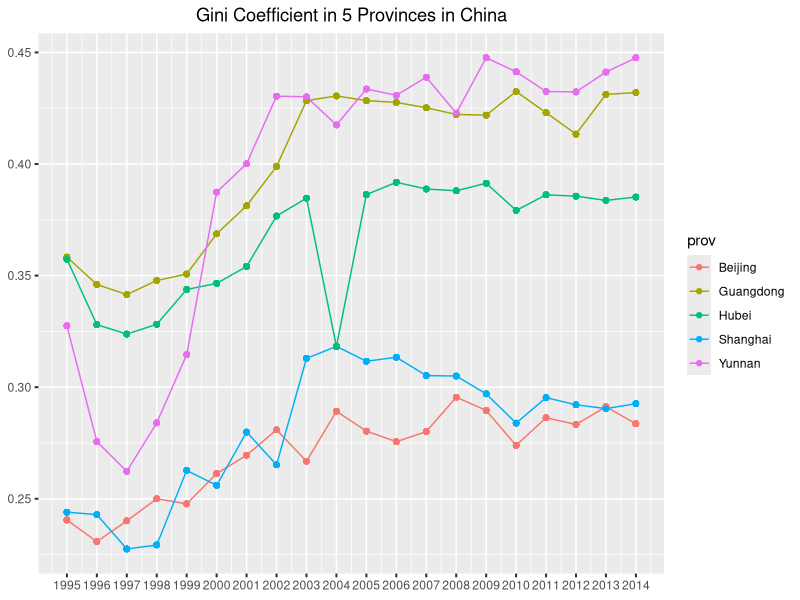
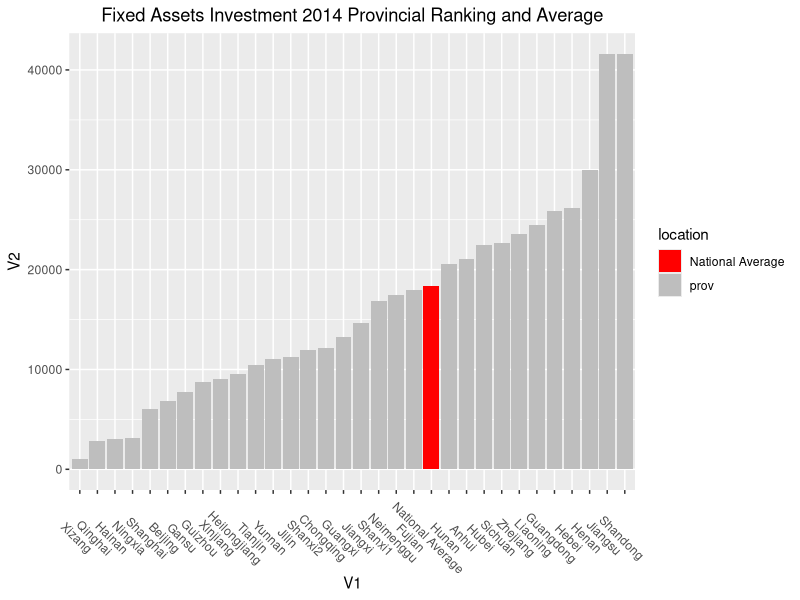
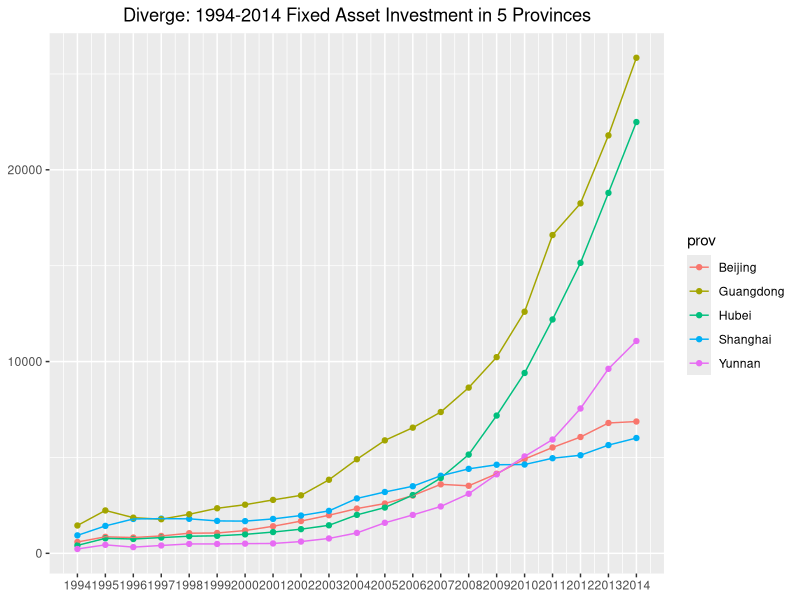
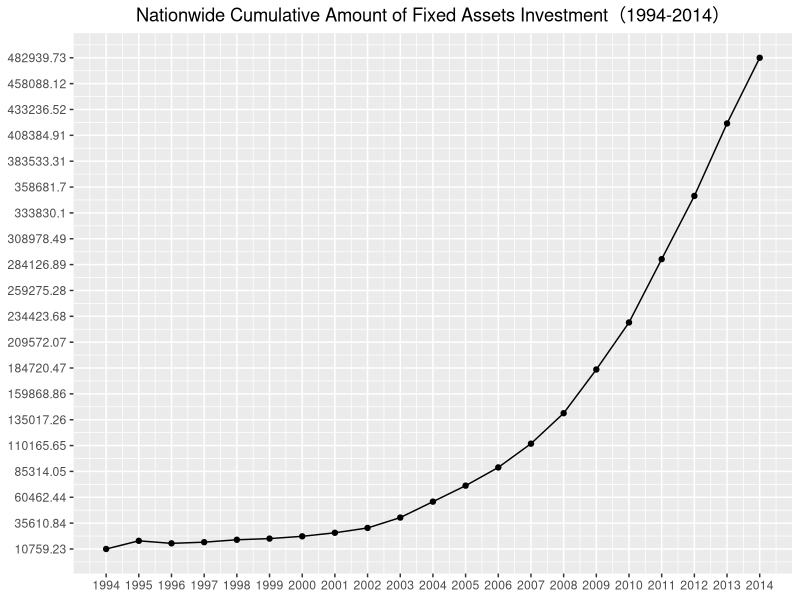
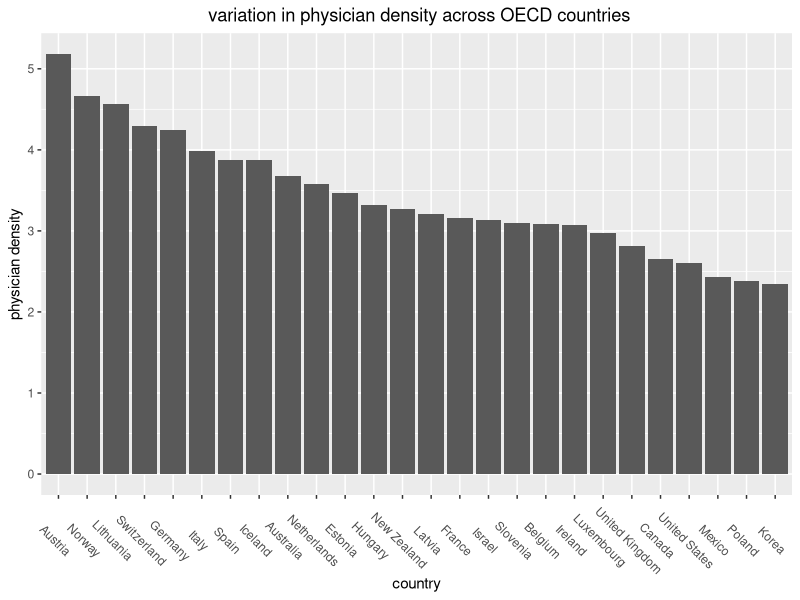
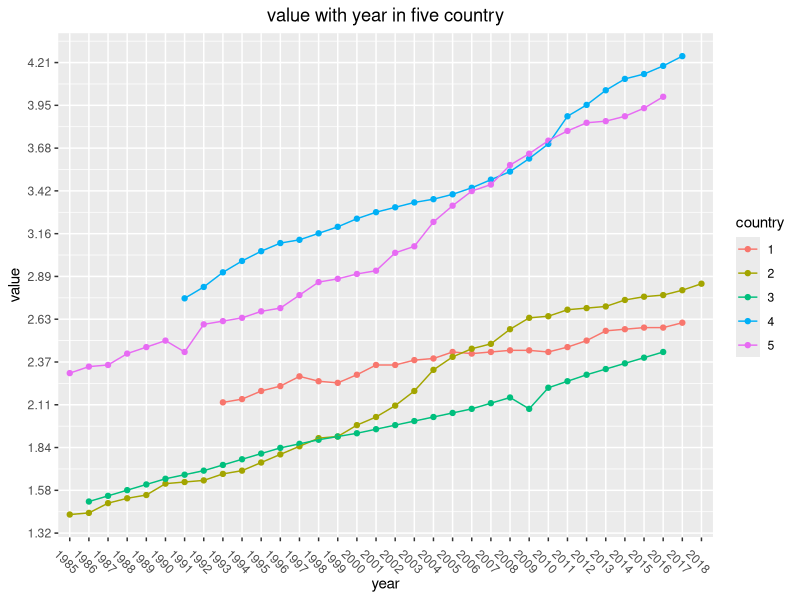
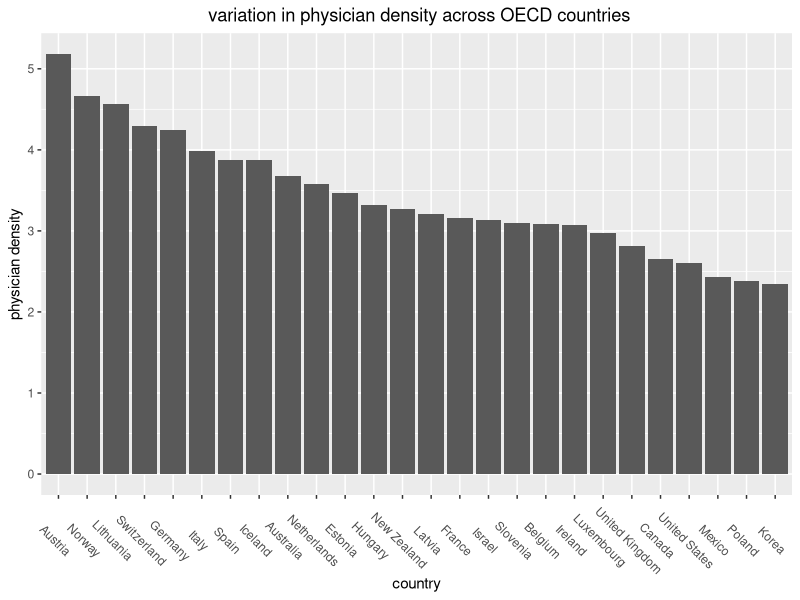
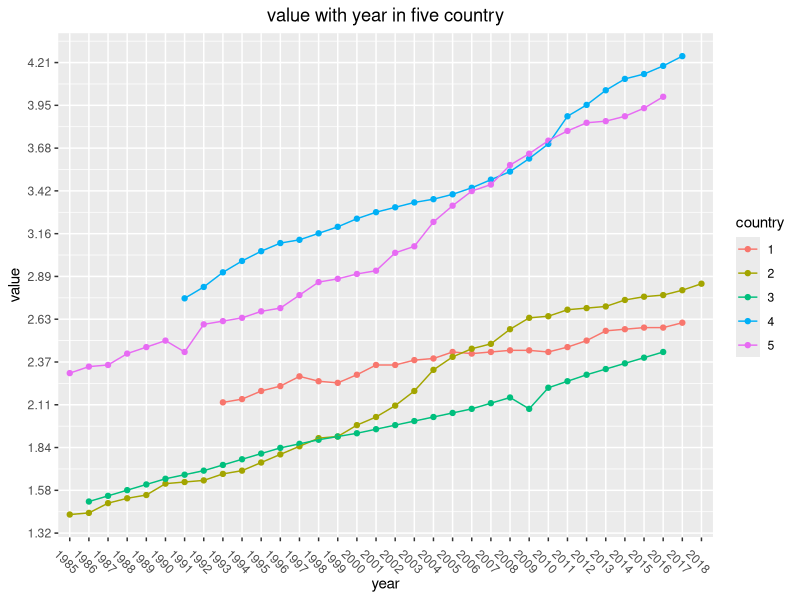

Write R code to recreate these figures, in order.
## ---- chunk 1
library(readxl)
jnxs <- read_xlsx("jnxs.xlsx")
t_jnxs <- as.matrix(jnxs[, -1])
dim(t_jnxs) <- c(100, 1)
year <- rep(c(1995:2014), each = 5, time = 20)
prov <- rep(c("Beijing", "Shanghai","Guangdong", "Hubei","Yunnan"), time = 20)

jnxs_df <- data.frame(jnxs = t_jnxs, year = year, prov = factor(prov))
library(ggplot2)
ggplot(data = jnxs_df, aes(x = year, y = jnxs, colour = prov)) + geom_line() +geom_point() +
  labs(x = NULL, y = NULL) + 
  scale_x_continuous(breaks = c(1995:2014), labels = c(1995:2014)) +
  theme(plot.subtitle = element_text(vjust = 1), 
    plot.caption = element_text(vjust = 1), 
    axis.ticks = element_line(size = 0.7)) +
  ggtitle("Gini Coefficient in 5 Provinces in China") +
  theme(plot.title = element_text(hjust = 0.5))
## ---- chunk 2
####################################################
gdp <- read.csv("gdp2.csv", header = FALSE)
location <- rep("prov", time = 32)
location[21] <- as.character(gdp$V1[21])
gdp$location <- factor(location)
l_name <- as.character(gdp$V1[order(gdp$V2)])
gdp$V1 <- ordered(gdp$V1, levels = l_name)
ggplot(data=gdp, aes(x=V1, y=V2)) + 
  geom_bar(aes(fill = location),stat="identity") + scale_fill_manual(values=c("red", "gray")) +
  theme(plot.subtitle = element_text(vjust = 1), 
          plot.caption = element_text(vjust = 1), 
          axis.text.x = element_text(angle = -45))+
  ggtitle("Fixed Assets Investment 2014 Provincial Ranking and Average") +
  theme(plot.title = element_text(hjust = 0.5))
## ---- chunk 3
#####################################################################
#fa
fa <- read_xlsx("fa.xlsx")
fa_v <- as.matrix(fa[, -1])
dim(fa_v) <- c(21*5)
prov <- rep(unlist(names(fa)[-1]), each = 21)
year2 <- rep(fa[,1, drop = TRUE], time = 5)
fa_df <- data.frame(fa_v = fa_v, year = year2, prov = factor(prov))


ggplot(data = fa_df, aes(x = year, y = fa_v, colour = prov)) + geom_point() + geom_line() +
  labs(x = NULL, y = NULL) + 
  scale_x_continuous(breaks = c(1994:2014), labels = c(1994:2014)) + 
  ggtitle("Diverge: 1994-2014 Fixed Asset Investment in 5 Provinces") +
  theme(plot.title = element_text(hjust = 0.5))
## ---- chunk 4
############################################################
#qgtj

qgtj <- read_xlsx("qgfx.xlsx")
ggplot(data = qgtj, aes(x = year, y = nature)) + geom_line()+ geom_point() +
  labs(x = NULL, y = NULL) + 
  scale_x_continuous(breaks = c(1994:2014), labels = c(1994:2014)) +
  scale_y_continuous(breaks = seq(from = min(qgtj$nature), to = max(qgtj$nature), length.out = 20),
                     labels = round(seq(from = min(qgtj$nature), to = max(qgtj$nature), length.out = 20), 2)) +
  ggtitle("Nationwide Cumulative Amount of Fixed Assets Investment（1994-2014）") +
  theme(plot.title = element_text(hjust = 0.5))



## ---- chunk 5
library(ggplot2)
library(readxl)
library(tidyverse)
#plot1
aa_data <- read_xlsx("aa_new.xlsx", col_names = FALSE)
colnames(aa_data) <- c("country", "physician_density")

aa_data$country <- factor(aa_data$country, 
                          levels = aa_data$country[order(aa_data$physician_density,
                                                         decreasing = TRUE)])

ggplot(data = aa_data, aes(x = country, y = physician_density)) +
  geom_bar(stat = "identity")  +
  theme(plot.subtitle = element_text(vjust = 1), 
        plot.caption = element_text(vjust = 1), 
        axis.text.x = element_text(angle = -45))+
  ggtitle(" variation in physician density across OECD countries") +
  theme(plot.title = element_text(hjust = 0.5)) +
  ylab("physician density")
  
ggsave("var_pyhsician_density.png", width = 10, height = 5)
## ---- chunk 6

time_trend_data <- read_xlsx("time_trend2.xlsx", )
row.names(time_trend_data) <- time_trend_data[, 1, drop = TRUE]
time_trend_data <- select(time_trend_data, -c("...1"))
value <- as.matrix(time_trend_data)
dim(value) <- ncol(time_trend_data) * nrow(time_trend_data)
country <- rep(rownames(time_trend_data), rep = 34)
year <- rep(colnames(time_trend_data), each = 5)

time_trend_data_new <- data.frame(value = value,
                                  country = factor(country),
                                  year = year)

ggplot(data = time_trend_data_new, aes(x = year, y = value, color = country)) +
  geom_point() +geom_line(aes(group = country))+
  theme(plot.subtitle = element_text(vjust = 1), 
        plot.caption = element_text(vjust = 1), 
        axis.text.x = element_text(angle = -45))+
  ggtitle("value with year in five country") +
  theme(plot.title = element_text(hjust = 0.5)) +
  scale_y_continuous(breaks = seq(from = 0, to = 5, length.out = 20), 
                     labels = round(seq(from = 0, to = 5, length.out = 20), 2))

ggsave("value_year_country.png", width = 10, height = 5)
